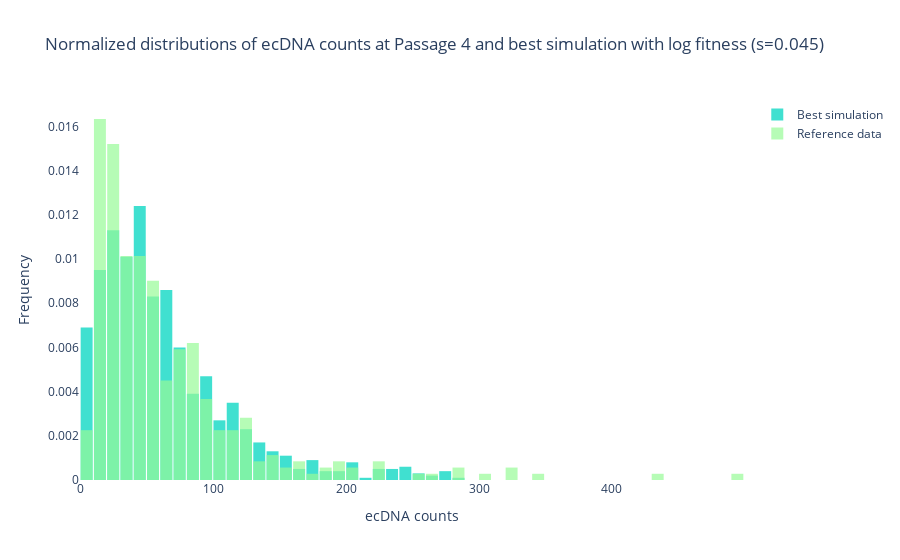

The code cell stored with this chart in its notebook:
### Code cell
plot_histograms_dict_overlay(dictionaries=[best_simulated_data],
                             true_data=true_data,
                             plot_ref=True,
                             labels=['Best simulation'],
                             colors=['turquoise'],
                             title=f'Normalized distributions of ecDNA counts at Passage 4 and best simulation with {fitness} fitness (s={best_s:.3f})',
                             save=True,
                             filepath='plots/best_simulation_p4.png')

### Figure 1 — Plotly figure (JSON) as saved in the notebook; plotly's stock layout.template omitted (floating-point values rounded to 4 significant figures; data arrays with more than 128 entries replaced by an {"elided": "..."} marker saying what was removed)
{"data": [{"histnorm": "probability density", "marker": {"color": "turquoise", "pattern": {"shape": ""}}, "name": "Best simulation", "opacity": 1, "type": "histogram", "x": {"elided": "1000 int values"}, "xbins": {"size": 10}}, {"histnorm": "probability density", "marker": {"color": "palegreen", "pattern": {"shape": ""}}, "name": "Reference data", "opacity": 0.7, "type": "histogram", "x": {"elided": "355 int values"}, "xbins": {"size": 10}}], "layout": {"bargap": 0.1, "barmode": "overlay", "plot_bgcolor": "white", "title": {"text": "Normalized distributions of ecDNA counts at Passage 4 and best simulation with log fitness (s=0.045)"}, "xaxis": {"title": {"text": "ecDNA counts"}}, "yaxis": {"title": {"text": "Frequency"}}}}
